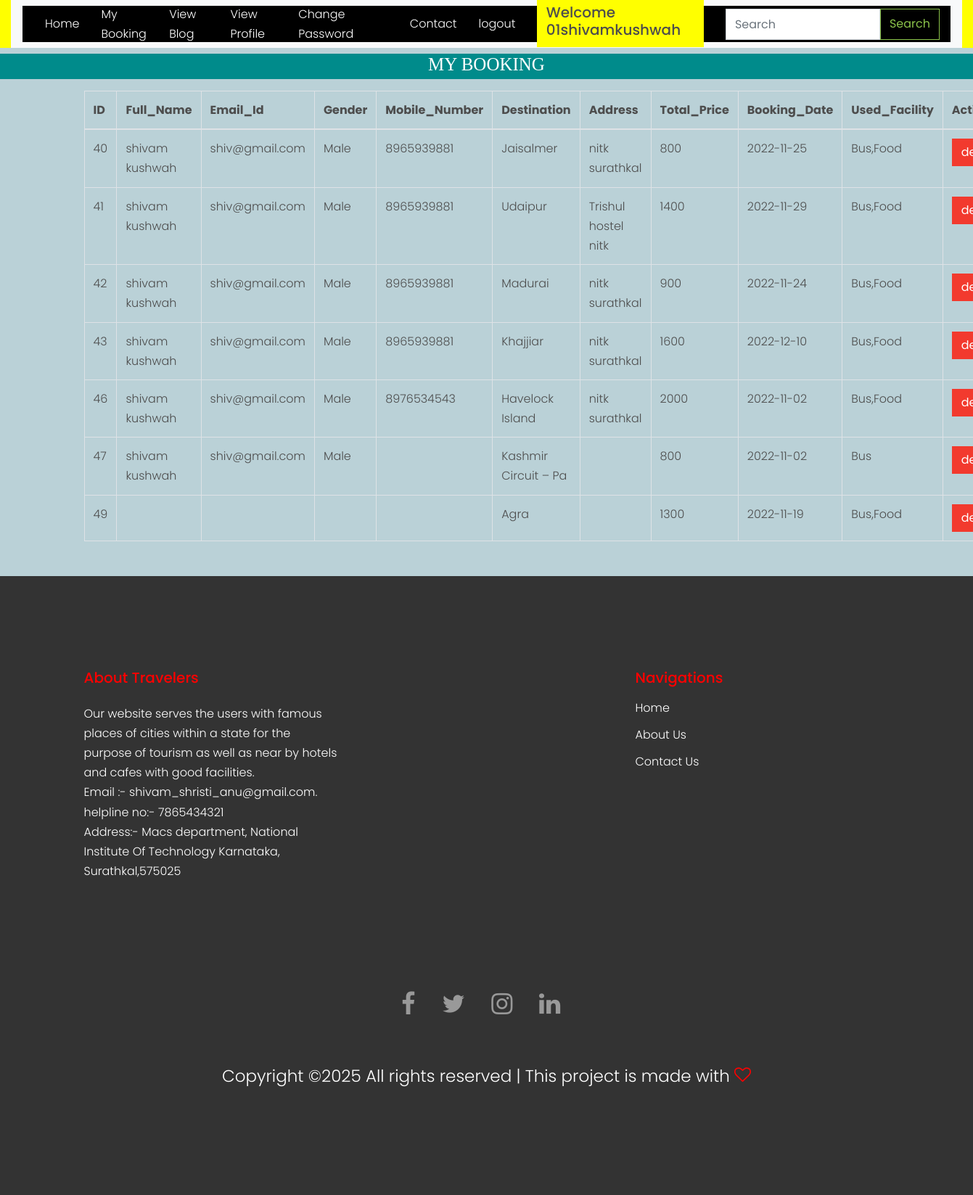
/my_booking/ (signed in), run on the app's committed database.
### tour/models.py (models this page shows, shortened)
class Booking(models.Model):
    user = models.ForeignKey(User,on_delete=models.CASCADE,null=True)
    destination = models.ForeignKey(Destination,on_delete=models.CASCADE,null=True)
    Fname = models.CharField(max_length=30)
    Lname = models.CharField(max_length=30)
    Email = models.EmailField()
    gender = models.CharField(max_length=20,null=True)
    date = models.CharField(max_length=30,null=True)
    address = models.CharField(max_length=30,null=True)
    number = models.CharField(max_length=30,null=True)
    price = models.CharField(max_length=30,null=True)
    used_facility=models.CharField(max_length=30,null=True)

class Destination(models.Model):
    user = models.ForeignKey(User,on_delete=models.CASCADE,null=True)
    place = models.CharField(max_length=20)
    country = models.CharField(max_length=20)
    image = models.ImageField(null=True)
    image1 = models.ImageField(null=True)
    image2 = models.ImageField(null=True)
    image3 = models.ImageField(null=True)
    price_by_bus = models.CharField(max_length=20,null=True)
    food_price = models.CharField(max_length=20, null=True)
    number_of_person = models.CharField(max_length=20, null=True)
    days = models.CharField(max_length=20, null=True)
    nights = models.CharField(max_length=20, null=True)
    description=models.CharField(max_length=200,null=True)
    def __str__(self):
        return self.place

### tour/views.py (the view)
# urls.py: path('my_booking/',views.my_booking,name='my_booking'),
def my_booking(request):
    data=Booking.objects.filter(user=request.user)
    d={'data':data}
    return render(request,'my_booking.html',d)

### tour/templates/my_booking.html (shortened to what this page needs)
{% extends 'base.html' %}
{% load static %}
{% block body %}
<center>
      <h1 style="font-size:25px; background-color:darkcyan;height:35px;color:white;margin-top:5px;font-family : 'Monotype Corsiva' ;text-align:align:center"> MY BOOKING </h1>
</center>
<div class="container mt-3">
    <table class="table table-bordered" id="myTable">
  <thead>
  <tr>
    <th>ID</th>
    <th>Full_Name</th>
    <th>Email_Id</th>
      <th>Gender</th>
    <th>Mobile_Number</th>
    <th>Destination</th>
    <th>Address</th>
    <th>Total_Price</th>
    <th>Booking_Date</th>
    <th>Used_Facility</th>
    <th>Action</th>
  </tr>
  </thead>
   <tbody>
    {% for i in data %}
  <tr>
    <td>{{i.id}}</td>
    <td>{{i.Fname}} {{i.Lname}}</td>
      <td>{{i.Email}}</td>
      <td>{{i.gender}}</td>
       <td>{{i.number}}</td>
       <td>{{i.destination}}</td>
       <td>{{i.address}}</td>
       <td>{{i.price}}</td>
       <td>{{i.date}}</td>
       <td>{{i.used_facility}}</td>
    <td><a href="{% url 'delete_booking' i.id %}" onclick="return confirm('Are you sure?')"><button class="btn btn-danger">delete</button></a></td>
  </tr>
    {% endfor %}
    </tbody>
</table>
</div>
{% endblock %}

### tour/templates/base.html (shortened to what this page needs)
<!DOCTYPE html>
<html lang="en">
<head>
    {% load static %}
    <link rel="stylesheet" href="{% static 'fonts/icomoon/style.css' %}">
    <link rel="stylesheet" href="{% static 'css/bootstrap.min.css' %}">
    <link rel="stylesheet" href="{% static 'css/magnific-popup.css' %}">
    <link rel="stylesheet" href="{% static 'css/jquery-ui.css' %}">
    <link rel="stylesheet" href="{% static 'css/owl.carousel.min.css' %}">
    <link rel="stylesheet" href="{% static 'css/owl.theme.default.min.css' %}">
    <link rel="stylesheet" href="https://cdnjs.cloudflare.com/ajax/libs/font-awesome/4.7.0/css/font-awesome.min.css">
    <link rel="stylesheet" href="{% static 'css/bootstrap-datepicker.css' %}">
    <link rel="stylesheet" href="{% static 'fonts/flaticon/font/flaticon.css' %}">
    <link rel="stylesheet" href="https://cdn.jsdelivr.net/npm/mediaelement@4.2.7/build/mediaelementplayer.min.css>
    <link rel=" href="{% static 'css/aos.css' %}">
    <link rel="stylesheet" href="{% static 'css/style.css' %}">
</head>
<body>
<header class="site-navbar " role="banner" >
    <div  class="container-fluid">
        <div  class="row">
            <div class="col-12" style="background-color:yellow;">
                <nav class="navbar navbar-expand-lg navbar-light bg-light">
                    <div class="container-fluid" style="background-color:black;height:50px">
                        <div class="collapse navbar-collapse" id="navbarSupportedContent">
                            {% if request.user.is_staff %}
                            <ul class="navbar-nav me-auto mb-2 mb-lg-0">
                                <li class="active"><a href="{% url 'admin_home' %}">Dashboard</a></li>
                                <li><a href="{% url 'all_user' %}" style="margin-left:10px">All User</a></li>
                                <li><a href="{% url 'add_destination' %}"  style="margin-left:20px">Add Destination</a></li>
                                <li><a href="{% url 'add_blog' %}"  style="margin-left:20px">Add Blog</a></li>
                                <li><a href="{% url 'admin_viewblog' %}"  style="margin-left:20px">View Blog</a></li>
                                <li><a href="{% url 'view_destination' %}"  style="margin-left:20px">View Destination</a></li>
                                <li><a href="{% url 'view_booking' %}"  style="margin-left:20px">View Booking</a></li>
                                <li><a href="{% url 'view_contact' %}"  style="margin-left:20px">View Contact</a></li>
                                <li><a href="{% url 'Change_Password' %}"  style="margin-left:20px">Change Password</a></li>
                                 <li><a href="{% url 'logout' %}"  style="margin-left:20px">logout</a></li>
                                <li class="btn btn-warning"  style="margin-left:20px;background-color:yellow">Welcome {{request.user.username}}</li>
                                {% elif request.user.is_authenticated %}
                                    <a href="{% url 'home' %}" style="color:white">Home</a>
                        <a href="{% url 'my_booking' %}" style="margin-left:30px;color:white">My Booking</a>
                        <a href="{% url 'blog' %}" style="margin-left:30px;color:white">View Blog</a>
                               <a href="{% url 'view_profile' %}" style="margin-left:30px;color:white">View Profile</a>
                               <a href="{% url 'Change_Password' %}" style="margin-left:30px;color:white">Change Password</a>
                                    <a href="{% url 'contact' %}" style="margin-left:50px;color:white">Contact</a>
                               <a href="{% url 'logout' %}" onclick="return confirm('Are You Sure')" style="margin-left:30px;color:white">logout</a>
                                <h5 style="background-color:yellow;margin-left:30px;padding:1%"> Welcome {{request.user.username}}</h5>
                            {% endif %}
                            {% if not request.user.is_staff %}
                            <div align="right">
                                <form class="d-flex pull-right" method="post" action="/search/">
                                    <input class="form-control me-2" type="search" placeholder="Search"
                                           aria-label="Search" name="srh" style="margin-left:30px">
                                    <button class="btn btn-outline-success" type="submit">Search</button>
                                </form>
                            </div>
                            {% endif %}
                        </div>
                    </div>
                </nav>
            </div>
        </div>
    </div>
</header>
{% block body %}
{% endblock %}
<footer class="site-footer mt-5" >
    <div class="container">
        <div class="row">
            <div class="col-lg-4">
                <div class="mb-5">
                    <h3 class="footer-heading mb-4" ><p style="color:red"> About Travelers  </p></h3>
                    <p style="color:white">Our website serves the users with famous places of
                        cities within a state for the purpose of tourism as well
                        as near by hotels and cafes with good facilities.
                       <br> Email :- shivam_shristi_anu@gmail.com.
                       <br> helpline no:- 7865434321
                       <br>Address:- Macs department,
                        National Institute Of Technology Karnataka,
                        Surathkal,575025</p>
                </div>
            </div>
            <div class="col-lg-4 mb-5 mb-lg-0">
            </div>
            <div class="col-lg-4 mb-5 mb-lg-0">
                <div class="mb-5">
                    <h3 class="footer-heading mb-2"><p style="color:red"> Navigations </p></h3>
                    <ul class="list-unstyled">
                        <li><a style="color:white" href="/">Home</a></li>
                        <li><a style="color:white" href="/about">About Us</a></li>
                        <li><a style="color:white" href="/contact">Contact Us</a></li>
                    </ul>
                </div>
            </div>
        </div>
        <div class="row pt-5 mt-5 text-center">
            <div class="col-md-12">
                <div class="mb-5">
                    <a style="font-size:34px" href="#" class="pl-0 pr-3"><span class="icon-facebook"></span></a>
                    <a style="font-size:34px" href="#" class="pl-3 pr-3"><span class="icon-twitter"></span></a>
                    <a style="font-size:34px" href="#" class="pl-3 pr-3"><span class="icon-instagram"></span></a>
                    <a style="font-size:34px" href="#" class="pl-3 pr-3"><span class="icon-linkedin"></span></a>
                </div>
                <p style="font-size:23px; color:white" >
                    Copyright &copy;<script>document.write(new Date().getFullYear());</script>
                    All rights reserved | This project is made with <i style="color:red" class="icon-heart-o" aria-hidden="true"></i>
                </p>
            </div>
        </div>
    </div>
</footer>
</body>
</html>

### tour/static/css/style.css (style rules this page uses)
body { line-height: 1.7; color: #4d4d4d; font-weight: 300; font-size: 1rem; }
a { -webkit-transition: .3s all ease; -o-transition: .3s all ease; transition: .3s all ease; }
h1, h2, h3, h4, h5, .h1, .h2, .h3, .h4, .h5 { font-family: "Poppins", -apple-system, BlinkMacSystemFont, "Segoe UI", Roboto, "Helvetica Neue", Arial, sans-serif, "Apple Color Emoji", "Segoe UI Emoji", "Segoe UI Symbol", "Noto Color Emoji"; }
.btn { border-radius: 0; }
.form-control { height: 43px; border-radius: 0; }
.site-footer { padding: 4em 0; background: #333333; }
@media (min-width: 768px) { .site-footer { padding: 8em 0; } }
.site-footer p { color: #737373; }
.site-footer h2, .site-footer h3, .site-footer h4, .site-footer h5 { color: #fff; }
.site-footer a { color: #999999; }
.site-footer ul li { margin-bottom: 10px; }
.site-footer .footer-heading { font-size: 20px; color: #fff; }
.site-navbar { margin-bottom: 0px; z-index: 1999; position: relative; }
.bg-light { background: #ccc; }

### tour/templates/base.html (style rules this page uses)
li { color:white; font-size:bold; }
body { background-color:#bad1d7; }

### data on the page
Booking: id "40", Fname "shivam", Lname "kushwah", Email "shiv@gmail.com", gender "Male", number "8965939881", destination "Jaisalmer", address "nitk surathkal", price "800", date "2022-11-25", used_facility "Bus,Food"
Booking: id "41", Fname "shivam", Lname "kushwah", Email "shiv@gmail.com", gender "Male", number "8965939881", destination "Udaipur", address "Trishul hostel nitk", price "1400", date "2022-11-29", used_facility "Bus,Food"
Booking: id "42", Fname "shivam", Lname "kushwah", Email "shiv@gmail.com", gender "Male", number "8965939881", destination "Madurai", address "nitk surathkal", price "900", date "2022-11-24", used_facility "Bus,Food"
Booking: id "43", Fname "shivam", Lname "kushwah", Email "shiv@gmail.com", gender "Male", number "8965939881", destination "Khajjiar", address "nitk surathkal", price "1600", date "2022-12-10", used_facility "Bus,Food"
Booking: id "46", Fname "shivam", Lname "kushwah", Email "shiv@gmail.com", gender "Male", number "8976534543", destination "Havelock Island", address "nitk surathkal", price "2000", date "2022-11-02", used_facility "Bus,Food"
Booking: id "47", Fname "shivam", Lname "kushwah", Email "shiv@gmail.com", gender "Male", destination "Kashmir Circuit – Pa", price "800", date "2022-11-02", used_facility "Bus"
Booking: id "49", destination "Agra", price "1300", date "2022-11-19", used_facility "Bus,Food"

### other printed values
{{ request.user.username }} "01shivamkushwah"
